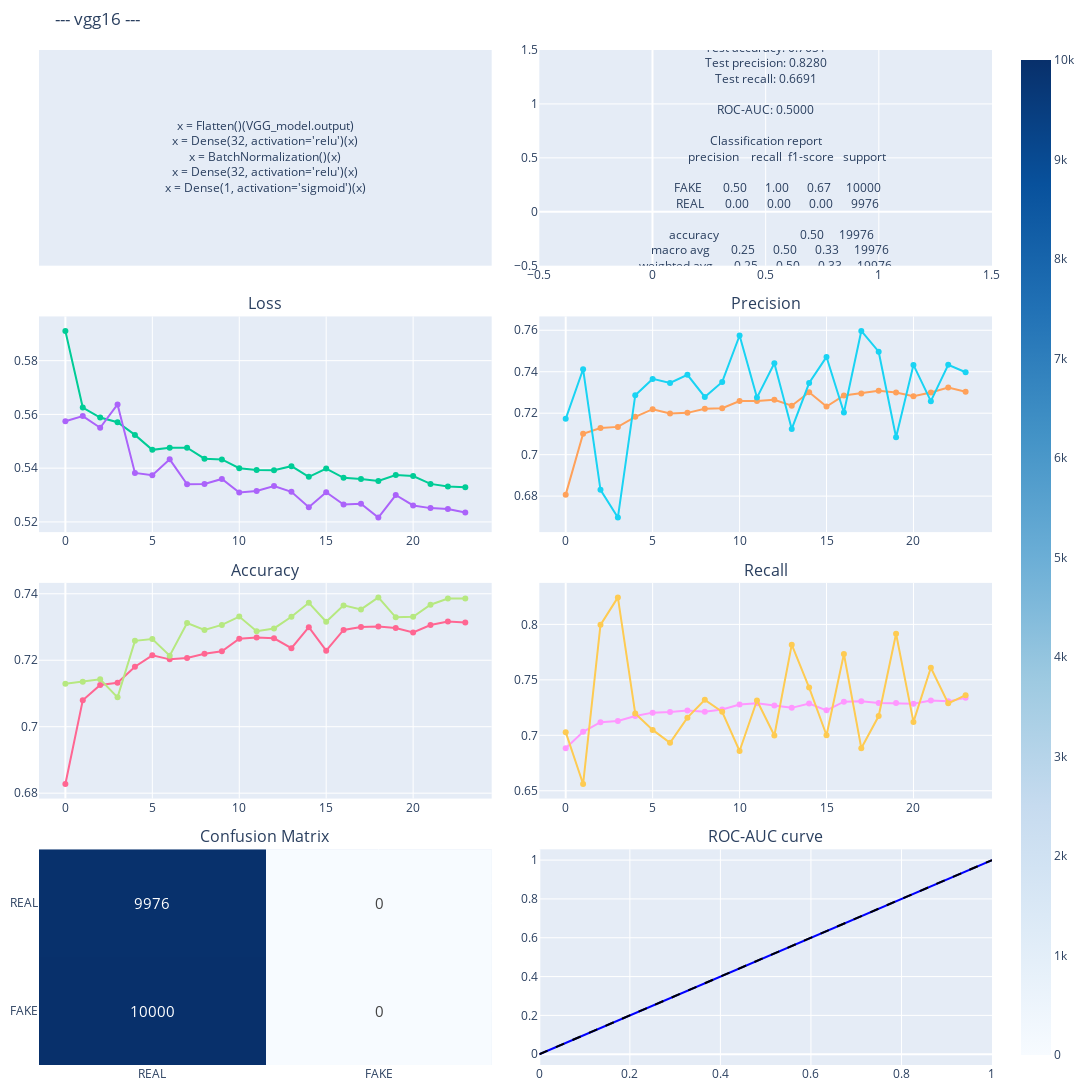

Notebook source saved alongside this figure:
### Code cell
fig = make_subplots(
    rows=4, cols=2, 
    subplot_titles=("", "",
                    "Loss", "Precision", 
                    "Accuracy", 'Recall',
                    'Confusion Matrix', 'ROC-AUC curve'), 
    horizontal_spacing=0.05, 
    vertical_spacing=0.05  
)

fig.add_trace(
    go.Scatter(
        x=[0.5], y=[0.5], 
        text=[
            top_layers_text
        ],
        mode='text',
        showlegend=False,
    ),
    row=1, col=1  
)

fig.add_trace(
    go.Scatter(
        x=[0.5], y=[0.5], 
        text=[
            f"Test loss: {test_loss:.4f}<br>"
            f"Test accuracy: {test_acc:.4f}<br>"
            f"Test precision: {test_prec:.4f}<br>"
            f"Test recall: {test_recall:.4f}<br><br>"
            f"ROC-AUC: {roc_auc:.4f}<br><br>"
            f"Classification report<br>"
            f"{report.replace('\n','<br>')}"
        ],
        mode='text',
        showlegend=False,
    ),
    row=1, col=2  
)


# fig.update_layout(
#     annotations=[dict(text="Model Metrics", x=0.25, y=1.05, showarrow=False, xref="paper", yref="paper", font=dict(size=16))], 
# )

# Hide the axes for the annotation row
fig.update_xaxes(visible=False, row=1, col=1)
fig.update_yaxes(visible=False, row=1, col=1)


# Loss and Precision
fig.add_trace(fig_metrics['data'][0], row=2, col=1)
fig.add_trace(fig_metrics['data'][1], row=2, col=1)
fig.add_trace(fig_metrics['data'][2], row=2, col=2)
fig.add_trace(fig_metrics['data'][3], row=2, col=2)

# Accuracy and Recall 
fig.add_trace(fig_metrics['data'][4], row=3, col=1)
fig.add_trace(fig_metrics['data'][5], row=3, col=1)
fig.add_trace(fig_metrics['data'][6], row=3, col=2)
fig.add_trace(fig_metrics['data'][7], row=3, col=2)

# Confusion Matrix and ROC-AUC curve 
fig.add_trace(fig_confMatrix['data'][0], row=4, col=1)
fig.add_trace(fig_rocauc['data'][0], row=4, col=2)
fig.add_trace(fig_rocauc['data'][1], row=4, col=2)

fig.update_layout(
    height=400*4, 
    width=1400, 
    title_text=f"--- {MODEL.name} ---",
    showlegend=False, 
    margin=dict(l=10, r=10, t=50, b=10),  
)

fig.show()

### Figure 1 — Plotly figure (JSON) as saved in the notebook; plotly's stock layout.template omitted (floating-point values rounded to 4 significant figures)
{"data": [{"mode": "text", "showlegend": false, "text": ["x = Flatten()(VGG_model.output)<br>x = Dense(32, activation='relu')(x)<br>x = BatchNormalization()(x)<br>x = Dense(32, activation='relu')(x)<br>x = Dense(1, activation='sigmoid')(x)"], "type": "scatter", "x": [0.5], "xaxis": "x", "y": [0.5], "yaxis": "y"}, {"mode": "text", "showlegend": false, "text": ["Test loss: 0.4872<br>Test accuracy: 0.7651<br>Test precision: 0.8280<br>Test recall: 0.6691<br><br>ROC-AUC: 0.5000<br><br>Classification report<br>              precision    recall  f1-score   support<br><br>        FAKE       0.50      1.00      0.67     10000<br>        REAL       0.00      0.00      0.00      9976<br><br>    accuracy                           0.50     19976<br>   macro avg       0.25      0.50      0.33     19976<br>weighted avg       0.25      0.50      0.33     19976<br>"], "type": "scatter", "x": [0.5], "xaxis": "x2", "y": [0.5], "yaxis": "y2"}, {"mode": "lines+markers", "name": "Train Loss", "type": "scatter", "x": [0, 1, 2, 3, 4, 5, 6, 7, 8, 9, 10, 11, 12, 13, 14, 15, 16, 17, 18, 19, 20, 21, 22, 23], "xaxis": "x3", "y": [0.591, 0.5625, 0.5588, 0.5571, 0.5524, 0.5468, 0.5476, 0.5476, 0.5435, 0.5433, 0.54, 0.5393, 0.5392, 0.5407, 0.5368, 0.5399, 0.5364, 0.536, 0.5352, 0.5375, 0.5371, 0.5341, 0.5332, 0.5329], "yaxis": "y3"}, {"mode": "lines+markers", "name": "Val Loss", "type": "scatter", "x": [0, 1, 2, 3, 4, 5, 6, 7, 8, 9, 10, 11, 12, 13, 14, 15, 16, 17, 18, 19, 20, 21, 22, 23], "xaxis": "x3", "y": [0.5574, 0.5594, 0.555, 0.5637, 0.5382, 0.5374, 0.5433, 0.534, 0.5341, 0.536, 0.531, 0.5315, 0.5333, 0.5312, 0.5254, 0.531, 0.5265, 0.5268, 0.5216, 0.53, 0.5261, 0.5251, 0.5248, 0.5235], "yaxis": "y3"}, {"mode": "lines+markers", "name": "Train precision", "type": "scatter", "x": [0, 1, 2, 3, 4, 5, 6, 7, 8, 9, 10, 11, 12, 13, 14, 15, 16, 17, 18, 19, 20, 21, 22, 23], "xaxis": "x4", "y": [0.6807, 0.71, 0.7128, 0.7134, 0.7182, 0.7219, 0.7199, 0.7202, 0.7222, 0.7224, 0.7258, 0.7259, 0.7264, 0.7236, 0.7301, 0.7232, 0.7285, 0.7295, 0.7308, 0.73, 0.7282, 0.7299, 0.7324, 0.7303], "yaxis": "y4"}, {"mode": "lines+markers", "name": "Val precision", "type": "scatter", "x": [0, 1, 2, 3, 4, 5, 6, 7, 8, 9, 10, 11, 12, 13, 14, 15, 16, 17, 18, 19, 20, 21, 22, 23], "xaxis": "x4", "y": [0.7173, 0.7412, 0.683, 0.6696, 0.7287, 0.7365, 0.7345, 0.7385, 0.7278, 0.7351, 0.7575, 0.7275, 0.7441, 0.7124, 0.7345, 0.7471, 0.7203, 0.7597, 0.7497, 0.7084, 0.7433, 0.7258, 0.7433, 0.7398], "yaxis": "y4"}, {"mode": "lines+markers", "name": "Train accuracy", "type": "scatter", "x": [0, 1, 2, 3, 4, 5, 6, 7, 8, 9, 10, 11, 12, 13, 14, 15, 16, 17, 18, 19, 20, 21, 22, 23], "xaxis": "x5", "y": [0.6828, 0.708, 0.7125, 0.7132, 0.718, 0.7215, 0.7203, 0.7207, 0.7219, 0.7227, 0.7264, 0.7268, 0.7266, 0.7236, 0.73, 0.7229, 0.7291, 0.73, 0.7301, 0.7297, 0.7284, 0.7306, 0.7317, 0.7314], "yaxis": "y5"}, {"mode": "lines+markers", "name": "Val accuracy", "type": "scatter", "x": [0, 1, 2, 3, 4, 5, 6, 7, 8, 9, 10, 11, 12, 13, 14, 15, 16, 17, 18, 19, 20, 21, 22, 23], "xaxis": "x5", "y": [0.7129, 0.7135, 0.7143, 0.7088, 0.7258, 0.7264, 0.7214, 0.7312, 0.7291, 0.7306, 0.7331, 0.7287, 0.7296, 0.7331, 0.7373, 0.7316, 0.7365, 0.7353, 0.7389, 0.7329, 0.7331, 0.7367, 0.7386, 0.7386], "yaxis": "y5"}, {"mode": "lines+markers", "name": "Train recall", "type": "scatter", "x": [0, 1, 2, 3, 4, 5, 6, 7, 8, 9, 10, 11, 12, 13, 14, 15, 16, 17, 18, 19, 20, 21, 22, 23], "xaxis": "x6", "y": [0.6883, 0.7032, 0.7118, 0.7129, 0.7174, 0.7204, 0.7211, 0.7223, 0.7213, 0.7232, 0.7277, 0.7288, 0.7269, 0.7247, 0.7286, 0.7225, 0.7303, 0.7307, 0.729, 0.7291, 0.7285, 0.7313, 0.7306, 0.7338], "yaxis": "y6"}, {"mode": "lines+markers", "name": "Val recall", "type": "scatter", "x": [0, 1, 2, 3, 4, 5, 6, 7, 8, 9, 10, 11, 12, 13, 14, 15, 16, 17, 18, 19, 20, 21, 22, 23], "xaxis": "x6", "y": [0.7029, 0.6561, 0.7996, 0.8243, 0.7196, 0.7049, 0.6933, 0.7159, 0.732, 0.7212, 0.6859, 0.7314, 0.6998, 0.7817, 0.7431, 0.7001, 0.7733, 0.6884, 0.7173, 0.7916, 0.7121, 0.7609, 0.7288, 0.7362], "yaxis": "y6"}, {"colorscale": [[0, "rgb(247,251,255)"], [0.125, "rgb(222,235,247)"], [0.25, "rgb(198,219,239)"], [0.375, "rgb(158,202,225)"], [0.5, "rgb(107,174,214)"], [0.625, "rgb(66,146,198)"], [0.75, "rgb(33,113,181)"], [0.875, "rgb(8,81,156)"], [1, "rgb(8,48,107)"]], "hoverongaps": false, "showscale": true, "text": [[10000, 0], [9976, 0]], "textfont": {"size": 15}, "texttemplate": "%{text}", "type": "heatmap", "x": ["REAL", "FAKE"], "xaxis": "x7", "y": ["FAKE", "REAL"], "yaxis": "y7", "z": [[10000, 0], [9976, 0]]}, {"line": {"color": "blue", "width": 2}, "mode": "lines", "name": "ROC curve (AUC = 0.50)", "type": "scatter", "x": [0, 1], "xaxis": "x8", "y": [0, 1], "yaxis": "y8"}, {"hoverinfo": "skip", "line": {"color": "black", "dash": "dash"}, "mode": "lines", "showlegend": false, "type": "scatter", "x": [0, 1], "xaxis": "x8", "y": [0, 1], "yaxis": "y8"}], "layout": {"annotations": [{"font": {"size": 16}, "showarrow": false, "text": "Loss", "x": 0.2375, "xanchor": "center", "xref": "paper", "y": 0.7375, "yanchor": "bottom", "yref": "paper"}, {"font": {"size": 16}, "showarrow": false, "text": "Precision", "x": 0.7625, "xanchor": "center", "xref": "paper", "y": 0.7375, "yanchor": "bottom", "yref": "paper"}, {"font": {"size": 16}, "showarrow": false, "text": "Accuracy", "x": 0.2375, "xanchor": "center", "xref": "paper", "y": 0.475, "yanchor": "bottom", "yref": "paper"}, {"font": {"size": 16}, "showarrow": false, "text": "Recall", "x": 0.7625, "xanchor": "center", "xref": "paper", "y": 0.475, "yanchor": "bottom", "yref": "paper"}, {"font": {"size": 16}, "showarrow": false, "text": "Confusion Matrix", "x": 0.2375, "xanchor": "center", "xref": "paper", "y": 0.2125, "yanchor": "bottom", "yref": "paper"}, {"font": {"size": 16}, "showarrow": false, "text": "ROC-AUC curve", "x": 0.7625, "xanchor": "center", "xref": "paper", "y": 0.2125, "yanchor": "bottom", "yref": "paper"}], "height": 1600, "margin": {"b": 10, "l": 10, "r": 10, "t": 50}, "showlegend": false, "title": {"text": "--- vgg16 ---"}, "width": 1400, "xaxis": {"anchor": "y", "domain": [0, 0.475], "visible": false}, "xaxis2": {"anchor": "y2", "domain": [0.525, 1]}, "xaxis3": {"anchor": "y3", "domain": [0, 0.475]}, "xaxis4": {"anchor": "y4", "domain": [0.525, 1]}, "xaxis5": {"anchor": "y5", "domain": [0, 0.475]}, "xaxis6": {"anchor": "y6", "domain": [0.525, 1]}, "xaxis7": {"anchor": "y7", "domain": [0, 0.475]}, "xaxis8": {"anchor": "y8", "domain": [0.525, 1]}, "yaxis": {"anchor": "x", "domain": [0.7875, 1], "visible": false}, "yaxis2": {"anchor": "x2", "domain": [0.7875, 1]}, "yaxis3": {"anchor": "x3", "domain": [0.525, 0.7375]}, "yaxis4": {"anchor": "x4", "domain": [0.525, 0.7375]}, "yaxis5": {"anchor": "x5", "domain": [0.2625, 0.475]}, "yaxis6": {"anchor": "x6", "domain": [0.2625, 0.475]}, "yaxis7": {"anchor": "x7", "domain": [0, 0.2125]}, "yaxis8": {"anchor": "x8", "domain": [0, 0.2125]}}}
